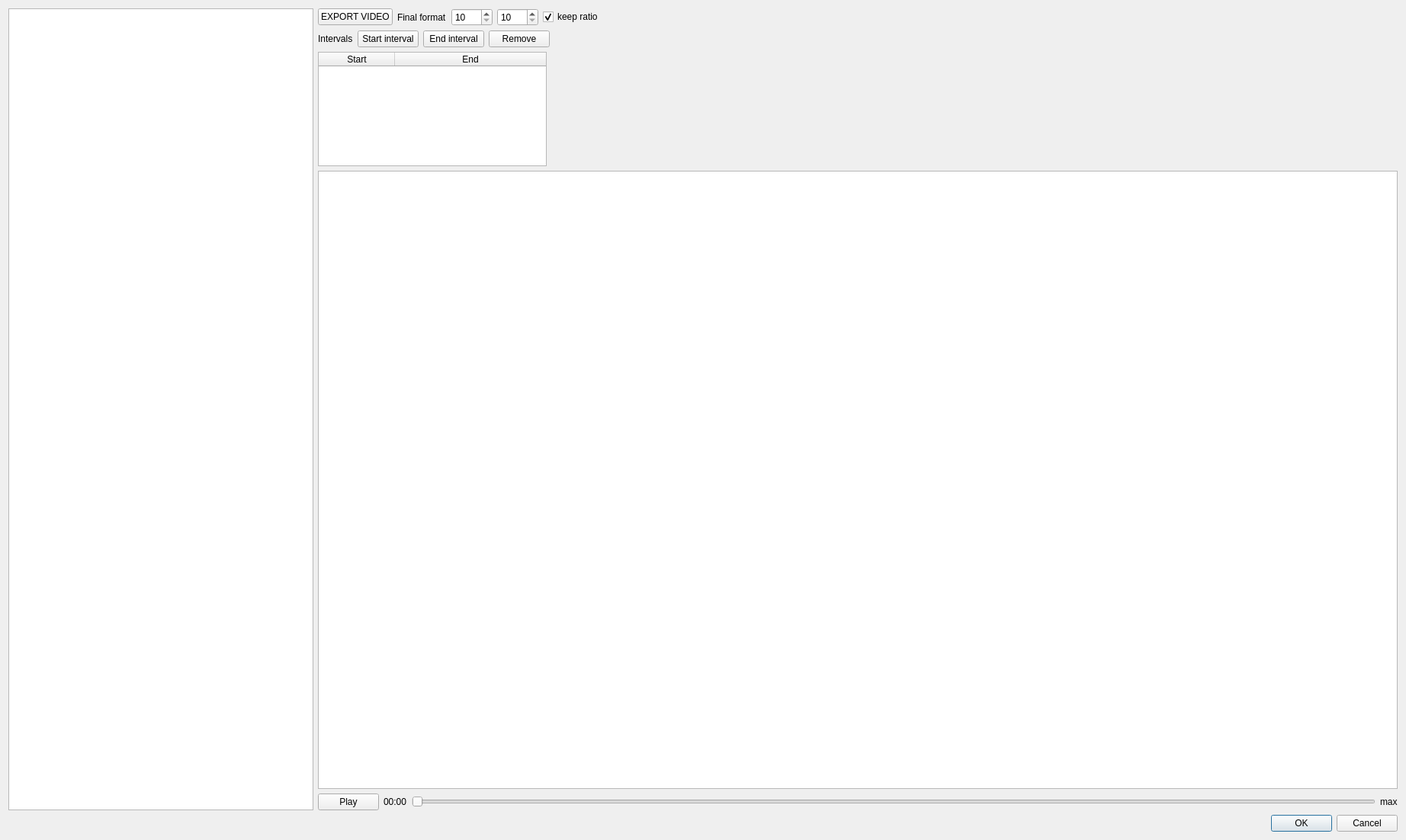
<?xml version="1.0" encoding="UTF-8"?>
<ui version="4.0">
 <class>DialogVideoEditor</class>
 <widget class="QDialog" name="DialogVideoEditor">
  <property name="geometry">
   <rect>
    <x>0</x>
    <y>0</y>
    <width>1844</width>
    <height>1102</height>
   </rect>
  </property>
  <property name="windowTitle">
   <string>Video Editor</string>
  </property>
  <layout class="QVBoxLayout" name="verticalLayout_3">
   <item>
    <layout class="QHBoxLayout" name="horizontalLayout_3">
     <item>
      <widget class="QTreeView" name="treeViewFiles">
       <property name="maximumSize">
        <size>
         <width>400</width>
         <height>16777215</height>
        </size>
       </property>
      </widget>
     </item>
     <item>
      <layout class="QVBoxLayout" name="verticalLayout_2">
       <item>
        <layout class="QHBoxLayout" name="horizontalLayout_2">
         <item>
          <widget class="QPushButton" name="buttonExportVideo">
           <property name="text">
            <string>EXPORT VIDEO</string>
           </property>
          </widget>
         </item>
         <item>
          <widget class="QLabel" name="label_2">
           <property name="text">
            <string>Final format</string>
           </property>
          </widget>
         </item>
         <item>
          <widget class="QSpinBox" name="spinBoxRatioX">
           <property name="minimum">
            <number>10</number>
           </property>
           <property name="maximum">
            <number>7680</number>
           </property>
          </widget>
         </item>
         <item>
          <widget class="QSpinBox" name="spinBoxRatioY">
           <property name="minimum">
            <number>10</number>
           </property>
           <property name="maximum">
            <number>7680</number>
           </property>
          </widget>
         </item>
         <item>
          <widget class="QCheckBox" name="checkBoxKeepRatio">
           <property name="text">
            <string>keep ratio</string>
           </property>
           <property name="checked">
            <bool>true</bool>
           </property>
          </widget>
         </item>
         <item>
          <spacer name="horizontalSpacer_2">
           <property name="orientation">
            <enum>Qt::Horizontal</enum>
           </property>
           <property name="sizeHint" stdset="0">
            <size>
             <width>40</width>
             <height>20</height>
            </size>
           </property>
          </spacer>
         </item>
        </layout>
       </item>
       <item>
        <layout class="QVBoxLayout" name="verticalLayout">
         <item>
          <layout class="QHBoxLayout" name="horizontalLayout">
           <item>
            <widget class="QLabel" name="label">
             <property name="text">
              <string>Intervals</string>
             </property>
            </widget>
           </item>
           <item>
            <widget class="QPushButton" name="buttonStartInverval">
             <property name="text">
              <string>Start interval</string>
             </property>
            </widget>
           </item>
           <item>
            <widget class="QPushButton" name="buttonEndInterval">
             <property name="text">
              <string>End interval</string>
             </property>
            </widget>
           </item>
           <item>
            <widget class="QPushButton" name="buttonRemoveInterval">
             <property name="text">
              <string>Remove</string>
             </property>
            </widget>
           </item>
           <item>
            <spacer name="horizontalSpacer">
             <property name="orientation">
              <enum>Qt::Horizontal</enum>
             </property>
             <property name="sizeHint" stdset="0">
              <size>
               <width>40</width>
               <height>20</height>
              </size>
             </property>
            </spacer>
           </item>
          </layout>
         </item>
         <item>
          <widget class="QTableWidget" name="tableWidgetIntervals">
           <property name="sizePolicy">
            <sizepolicy hsizetype="Expanding" vsizetype="Maximum">
             <horstretch>0</horstretch>
             <verstretch>0</verstretch>
            </sizepolicy>
           </property>
           <property name="maximumSize">
            <size>
             <width>300</width>
             <height>150</height>
            </size>
           </property>
           <property name="selectionMode">
            <enum>QAbstractItemView::SingleSelection</enum>
           </property>
           <attribute name="horizontalHeaderStretchLastSection">
            <bool>true</bool>
           </attribute>
           <column>
            <property name="text">
             <string>Start</string>
            </property>
           </column>
           <column>
            <property name="text">
             <string>End</string>
            </property>
           </column>
          </widget>
         </item>
        </layout>
       </item>
       <item>
        <widget class="QGraphicsView" name="graphicsView"/>
       </item>
       <item>
        <layout class="QHBoxLayout" name="horizontalLayout_4">
         <item>
          <widget class="QPushButton" name="buttonPlayPause">
           <property name="text">
            <string>Play</string>
           </property>
          </widget>
         </item>
         <item>
          <widget class="QLabel" name="labelTimeCurrent">
           <property name="text">
            <string>00:00</string>
           </property>
          </widget>
         </item>
         <item>
          <widget class="QSlider" name="sliderMedia">
           <property name="orientation">
            <enum>Qt::Horizontal</enum>
           </property>
          </widget>
         </item>
         <item>
          <widget class="QLabel" name="labelTimeMax">
           <property name="text">
            <string>max</string>
           </property>
          </widget>
         </item>
        </layout>
       </item>
      </layout>
     </item>
    </layout>
   </item>
   <item>
    <widget class="QDialogButtonBox" name="buttonBox">
     <property name="orientation">
      <enum>Qt::Horizontal</enum>
     </property>
     <property name="standardButtons">
      <set>QDialogButtonBox::Cancel|QDialogButtonBox::Ok</set>
     </property>
    </widget>
   </item>
  </layout>
 </widget>
 <resources/>
 <connections>
  <connection>
   <sender>buttonBox</sender>
   <signal>accepted()</signal>
   <receiver>DialogVideoEditor</receiver>
   <slot>accept()</slot>
   <hints>
    <hint type="sourcelabel">
     <x>248</x>
     <y>254</y>
    </hint>
    <hint type="destinationlabel">
     <x>157</x>
     <y>274</y>
    </hint>
   </hints>
  </connection>
  <connection>
   <sender>buttonBox</sender>
   <signal>rejected()</signal>
   <receiver>DialogVideoEditor</receiver>
   <slot>reject()</slot>
   <hints>
    <hint type="sourcelabel">
     <x>316</x>
     <y>260</y>
    </hint>
    <hint type="destinationlabel">
     <x>286</x>
     <y>274</y>
    </hint>
   </hints>
  </connection>
 </connections>
</ui>
